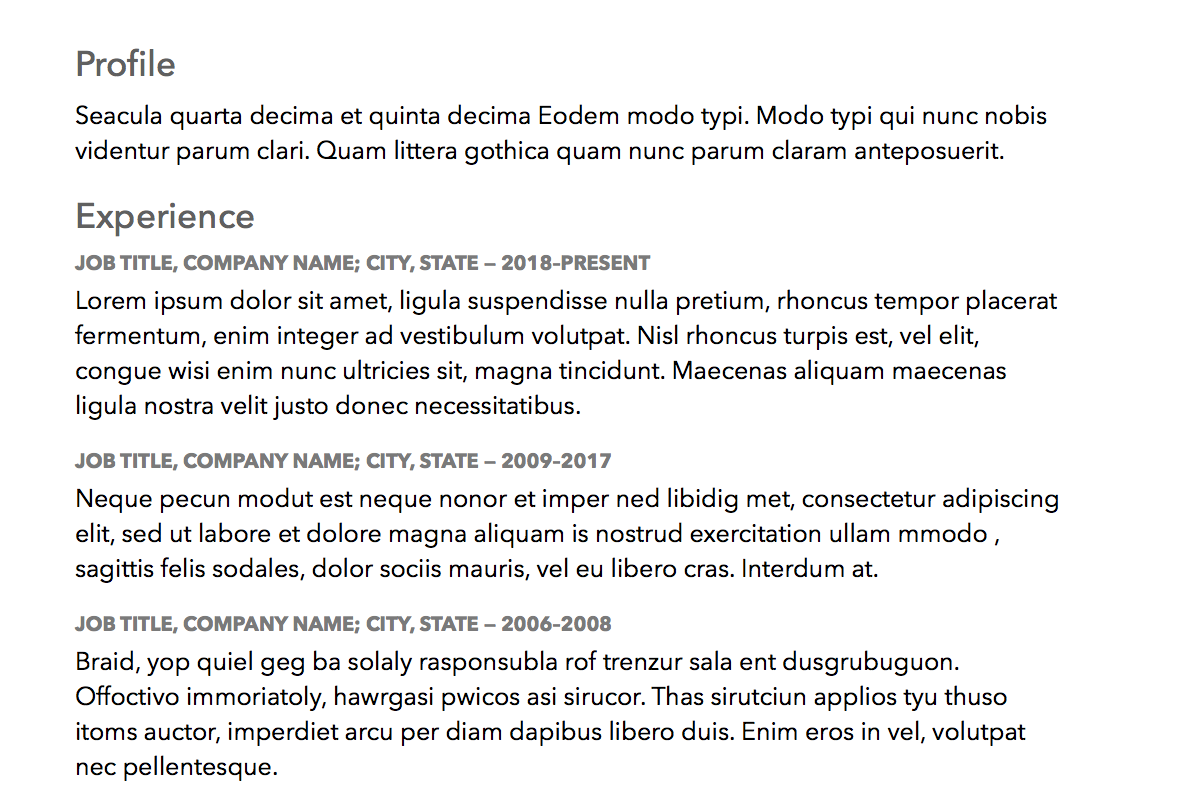
#> input picture Image_Processing/W2L1/cv.png, 1184 x 808 px
$ python w2l1_part2.py
#> lines starting #> are read from the running program, lines starting #| are printed output that depends on the picture; after the words box and inside, x2 and y2 are one past the last pixel; in counts of white or black regions, pixels touching at a corner belong together
### Image_Processing/W2L1/tools.py
import cv2
import numpy as np
import math

def concat_hor(imgs, color = (0,255,0)):
    m = 0
    s = 0
    bs = 1
    for img in imgs:
        m = max(m, img.shape[0])
        s += img.shape[1]+2*bs


    image = np.zeros((m+2*bs, s, 3))

    x = 0
    for img in imgs:
        if len(img.shape) == 3:
            imgg = cv2.copyMakeBorder(img.copy(), bs, bs, bs, bs, cv2.BORDER_CONSTANT, value=color)
            image[0:imgg.shape[0], x:x+imgg.shape[1], :] = imgg
        else:
            imgg = cv2.copyMakeBorder(cv2.cvtColor(img, cv2.COLOR_GRAY2BGR), bs, bs, bs, bs, cv2.BORDER_CONSTANT, value=color)
            image[0:imgg.shape[0], x:x+imgg.shape[1], :] = imgg
        x += img.shape[1]+2*bs

    return np.asarray(image, dtype = np.uint8)


# [22 lines left out: function concat_ver, not called in this run]


def getDrawProjectionVer(lp, verp):
    verp2 = verp.astype(int)
    w = np.max(verp2) + 5
    graphicVer = np.zeros((lp.shape[0], w), dtype = "uint8")

    for i in range(len(verp2)):
        graphicVer[i, 0:verp2[i]] = 255

    return cv2.cvtColor(graphicVer, cv2.COLOR_GRAY2BGR)


# [23 lines left out: functions getDrawProjectionHor, findb0, findb1, not called in this run]

### Image_Processing/W2L1/w2l1_part2.py
import cv2
import numpy as np
import tools as tl

img = cv2.imread("cv.png")
#> img is the input picture: shape (808, 1184, 3); mean B, G, R 239.5, 239.3, 239.5
vis = img.copy()

gray = cv2.cvtColor(img, cv2.COLOR_BGR2GRAY)
gray = 255 - gray
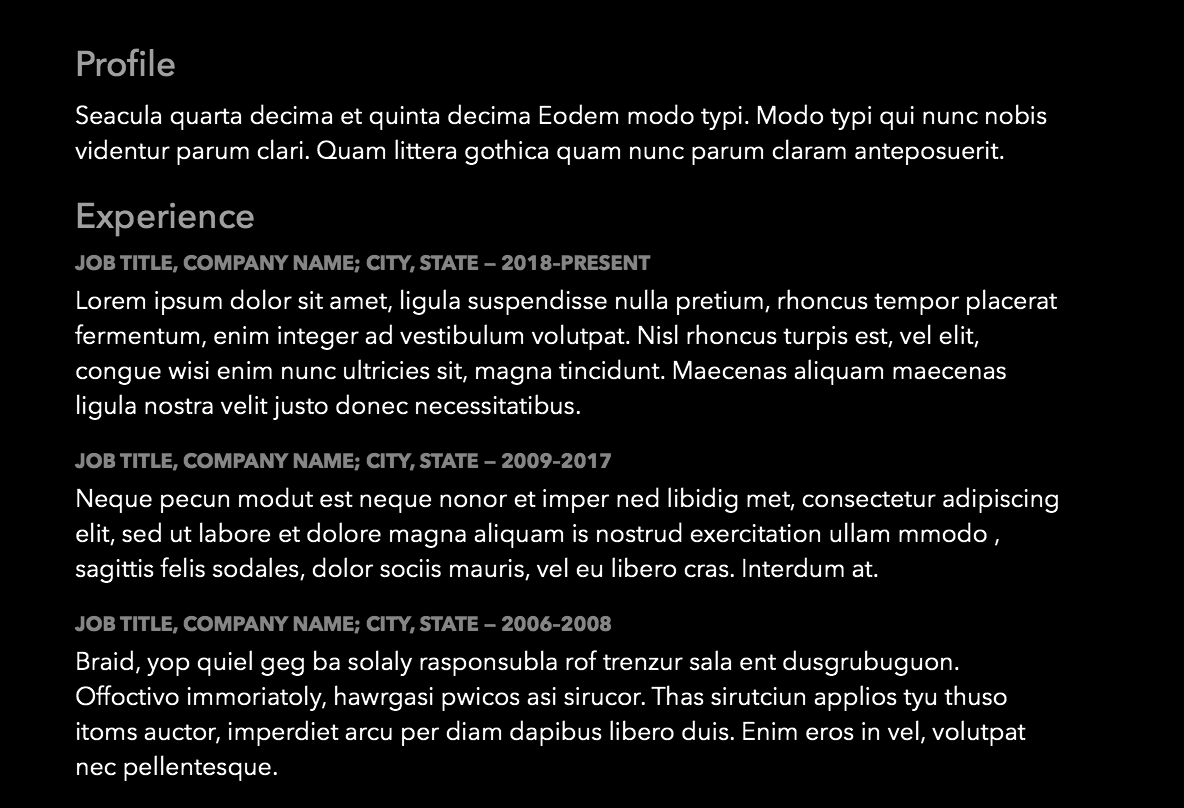
#> gray: shape (808, 1184); min 0, max 255, mean 15.6

verp = np.sum(gray, axis = 1)/255
#> verp = 808 values, max 485.1 at index 495, min 0 at index 0, mean 72.52

verp_vis = tl.getDrawProjectionVer(vis, verp)
#> in getDrawProjectionVer, `verp2 = verp.astype(int)`: verp2 = 808 values, max 485 at index 495, min 0 at index 0, mean 72.25
#> in getDrawProjectionVer, `w = np.max(verp2) + 5`: w = 490
#> after the loop in getDrawProjectionVer, `for i in range(len(verp2)):`:
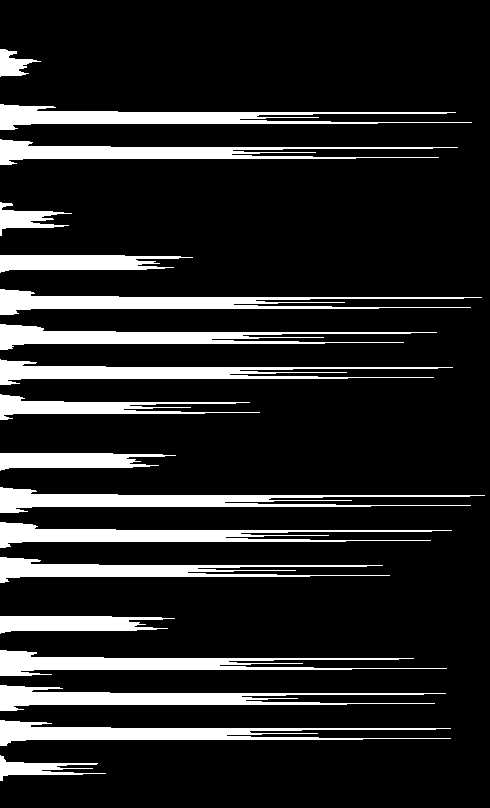
#> graphicVer: shape (808, 490); 14.7% white; 18 white regions, largest, box (x1, y1, x2, y2) and area: (0, 487, 485, 513) 4545, (0, 289, 482, 315) 4493, (0, 104, 472, 130) 4483

big_image = tl.concat_hor((vis, verp_vis))
#> the loop in concat_hor, `for img in imgs:` made 2 passes
#> (m, s) on passes 1 to 2: (808, 1186), (808, 1678)
#> after the loop in concat_hor, `for img in imgs:`: s = 1678
#> the loop in concat_hor, `for img in imgs:` made 2 passes
#> x on passes 1 to 2: 1186, 1678
#> pass 1, in concat_hor, `imgg = cv2.copyMakeBorder(img.copy(), bs, bs, bs, bs, cv2.BORDER_CONST..`:
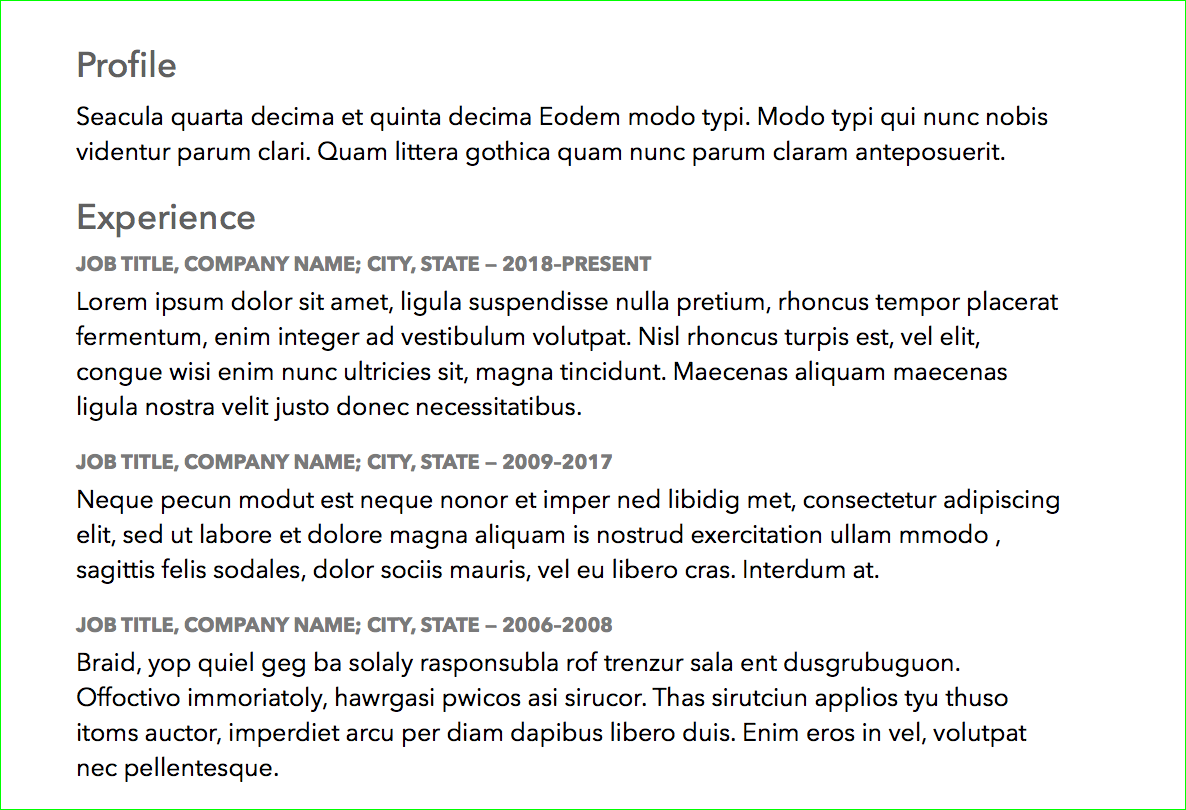
#> imgg: shape (810, 1186, 3); mean B, G, R 238.5, 239.4, 238.5
#> pass 2, in concat_hor, `imgg = cv2.copyMakeBorder(img.copy(), bs, bs, bs, bs, cv2.BORDER_CONST..`:
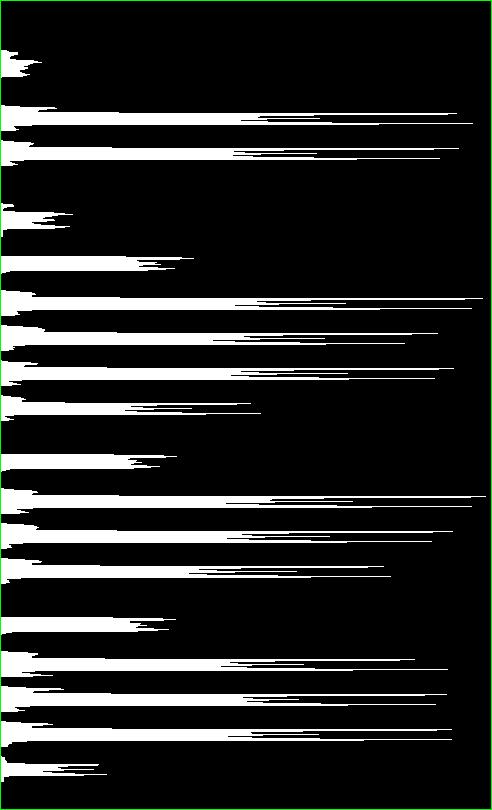
#> imgg: shape (810, 492, 3); mean B, G, R 37.4, 39, 37.4
#> after the loop in concat_hor, `for img in imgs:`:
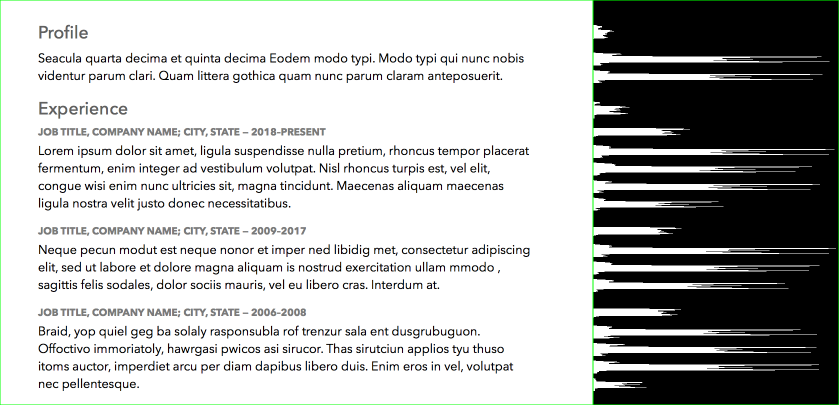
#> image: shape (810, 1678, 3) float64 (shown at 1/2 size); mean B, G, R 179.5, 180.6, 179.5

scale = 0.5
cv2.imshow("CV", cv2.resize(big_image, (0,0), fx = scale, fy = scale))
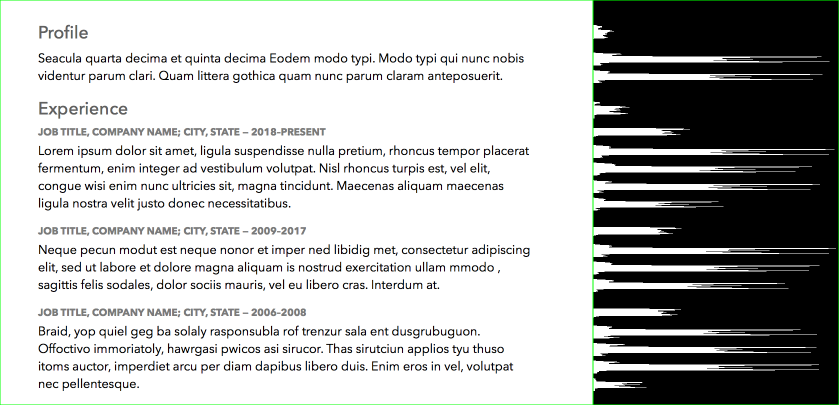
#> window 'CV': shape (405, 839, 3); mean B, G, R 179.5, 180.7, 179.5


cv2.waitKey(0)
